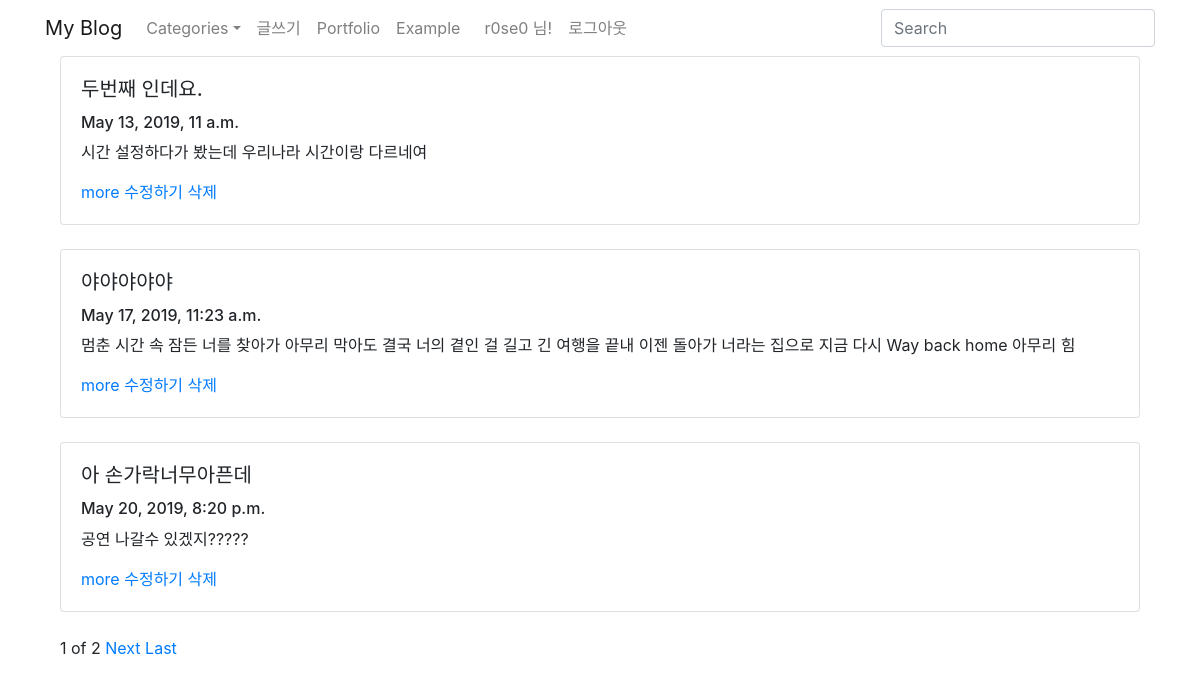
The app's page / (signed in) with its own data.
### blog/models.py (models this page shows, shortened)
class Blog(models.Model):
    title=models.CharField(max_length=200)      #짧은글
    pub_date=models.DateTimeField('date published')     #날짜
    body=models.TextField()     #긴글
    def summary(self):
        return self.body[:100]

### blog/views.py (the view)
# urls.py: path('', blog.views.home, name="home"),
def home(request):
    blogs=Blog.objects
    blog_list=Blog.objects.all()        #블로그 객체 전체
    paginator=Paginator(blog_list, 3)   #블로그 객체를 3개씩 구분
    page= request.GET.get('page')       #request 변수 => page 'page'의 value값에 해당하는 페이지 불러옴
    posts=paginator.get_page(page)      #posts=>paginator로 잘라놓은 묶음
    return render(request, 'home.html', {'blogs':blogs, 'posts':posts})

### blogproject/templates/home.html (shortened to what this page needs)
{%extends 'base.html'%}
{%block first%}
    {%for blog in posts%}
        <div class="container">
            <div class="card">
                <div class="card-body">
                <h5 class="card-title">{{blog.title}}</h5>
                <h6 class="card_dubtitle mb-2 text muted">{{blog.pub_date}}</h6>
                <p class="card-text">{{blog.summary}}</p>
                <a href="{%url 'detail' blog.id%}" class="card-link">more</a>
                <a href="{%url 'edit' blog.id%}" class="card=link">수정하기</a>
                <a href="{%url 'delete' blog.id%}" class="card=link">삭제</a>
                </div>
            </div><br>
        </div>
    {%endfor%}
<div class="container">
    <span>{{posts.number}}</span>
    <span>of</span>
    <span>{{posts.paginator.num_pages}}</span>
    {%if posts.has_next%}
    <a href="?page={{posts.next_page_number}}">Next</a>
    <a href="?page={{posts.paginator.num_pages}}">Last</a>
    {%endif%}
</div>
{%endblock%}

### blogproject/templates/base.html (shortened to what this page needs)
<html>
<head>
    <link rel="stylesheet" href="https://stackpath.bootstrapcdn.com/bootstrap/4.3.1/css/bootstrap.min.css">
</head>
<body>
  <nav class="navbar navbar-expand-lg navbar-light">
    <div class="container">
      <a href="{% url 'home' %}" class="navbar-brand" href="{% url 'home' %}">My Blog</a>
      <div class="collapse navbar-collapse" id="globalNavbar">
        <form class="form-inline form-navbar my-2 my-lg-0 order-2" action="#">
          <input class="form-control" name="s" type="text" placeholder="Search"/>
        </form>
        <ul class="navbar-nav mr-auto order-1">
          <li class="nav-item dropdown"><a class="nav-link dropdown-toggle" id="navbarDropdownMenuLink" href="#" data-toggle="dropdown" aria-haspopup="true" aria-expanded="false">Categories</a>
          </li>
          <li class="nav-item"><a class="nav-link" href="{% url 'new' %}">글쓰기</a></li>
          <li class="nav-item"><a class="nav-link" href="{% url 'portfolio' %}">Portfolio</a></li>
          <li class="nav-item"><a class="nav-link" href="#">Example</a></li>
        <ul class="navbar-nav d-none d-lg-flex ml-2 order-3">
          {% if user.is_authenticated %}
          <li class="nav-item"><a class="nav-link" href="#">{{user.username}} 님!</a></li>
          <li class="nav-item"><a class="nav-link" href="javascript:{document.getElementById('logout').submit()}">로그아웃</a></li>
          {% else %}
          <li class="nav-item"><a class="nav-link" href="{%url 'login'%}">Sign in</a></li>
          <li class="nav-item"><a class="nav-link" href="{%url 'signup'%}">Sign up</a></li>
          {% endif %}
        </ul>
      </div>
    </div>
    </nav>
    <div class="container">
      {% block first%}
      {% endblock %}
    </div>
    </body>
</html>

### records on screen
Blog: title "두번째 인데요.", pub_date "May 13, 2019, 11 a.m.", summary "시간 설정하다가 봤는데 우리나라 시간이랑 다르네여"
Blog: title "야야야야야", pub_date "May 17, 2019, 11:23 a.m.", summary "멈춘 시간 속 잠든 너를 찾아가 아무리 막아도 결국 너의 곁인 걸 길고 긴 여행을 끝내 이젠 돌아가 너라는 집으로 지금 다시 Way back home 아무리 힘"
Blog: title "아 손가락너무아픈데", pub_date "May 20, 2019, 8:20 p.m.", summary "공연 나갈수 있겠지?????"

### other values on screen
{{ user.username }} "r0se0"
{{ posts.number }} "1"
{{ posts.paginator.num_pages }} "2"
